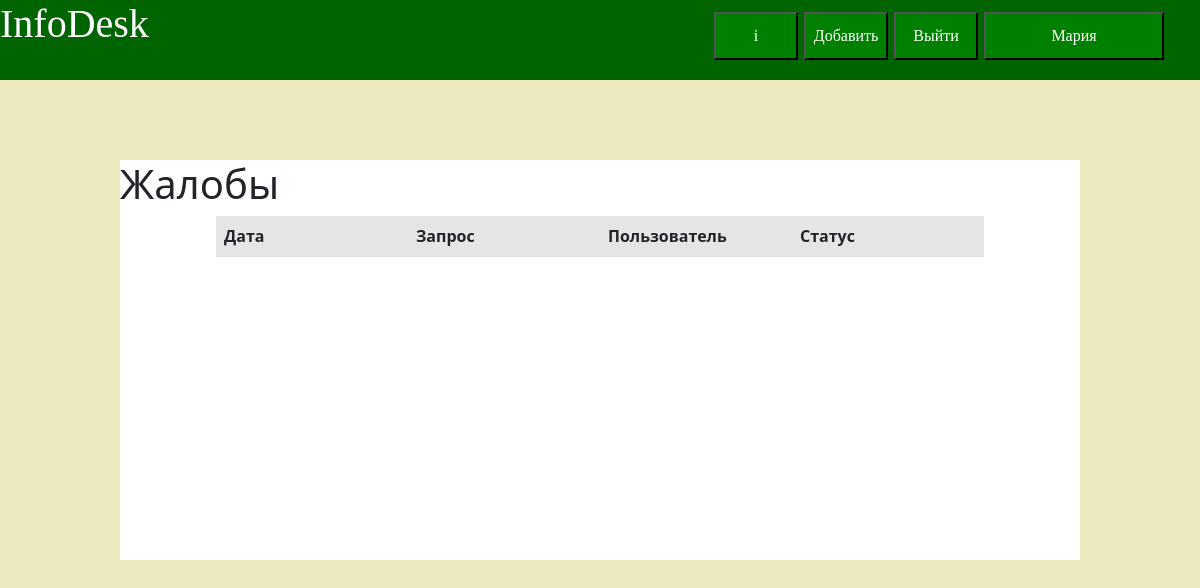
Before: /complaints (signed in) with the older database file.
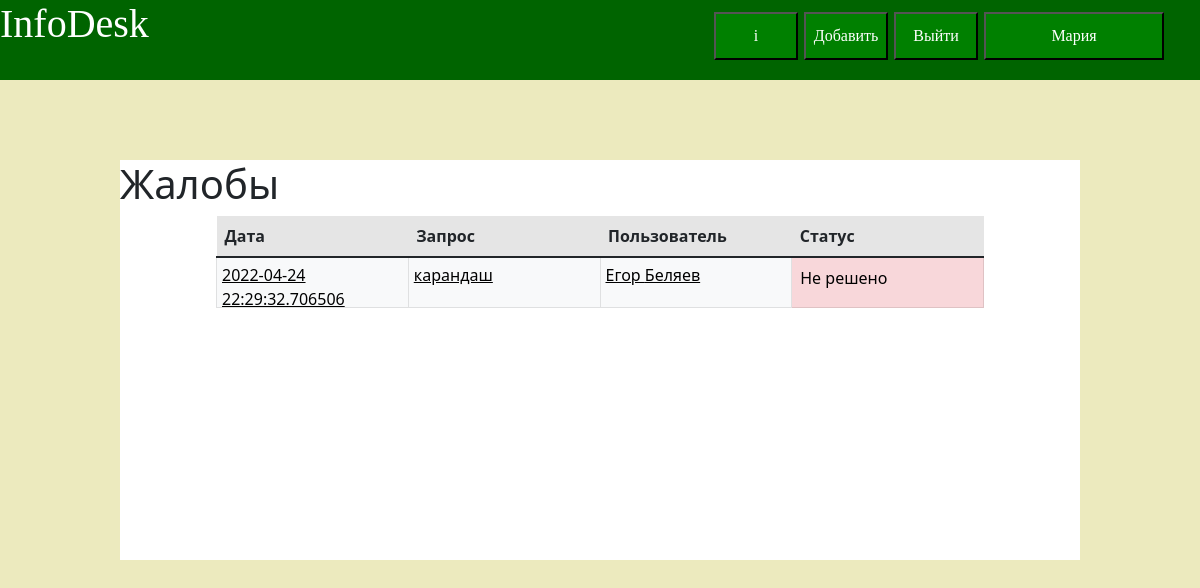
After: the same page with the newer database file.
### data/complaints.py (models this page shows, shortened)
class Complaints(SqlAlchemyBase):
    __tablename__ = 'complaints'
    id = sqlalchemy.Column(sqlalchemy.Integer, primary_key=True, autoincrement=True)
    information_id = sqlalchemy.Column(sqlalchemy.Integer, sqlalchemy.ForeignKey('information.id'), nullable=False)
    user_id = sqlalchemy.Column(sqlalchemy.Integer, sqlalchemy.ForeignKey('users.id'), nullable=False)
    modified_date = sqlalchemy.Column(sqlalchemy.DateTime,
                                      default=datetime.datetime.now)
    text = sqlalchemy.Column(sqlalchemy.String, nullable=False)
    is_reading = sqlalchemy.Column(sqlalchemy.Boolean, default=False)
    information = orm.relation('Information')
    user = orm.relation('User')
    def get_complaints_text(self):
        return self.text
    def get_complaints_information(self):
        return {
            'text': self.get_complaints_text(),
            'user_name': self.user.name,
            'user_surname': self.user.surname,
            'modified_date': self.modified_date,
            'is_reading': self.is_reading,
            'main_word': self.information.get_main_word(),
            'id': self.id
            }

### data/words.py (models this page shows, shortened)
class Word(SqlAlchemyBase):
    __tablename__ = 'words'
    id = sqlalchemy.Column(sqlalchemy.Integer, primary_key=True, autoincrement=True)
    word = sqlalchemy.Column(sqlalchemy.String, nullable=False, unique=True)
    all_information = orm.relation("InformationByWord", back_populates='word')

### data/users.py (models this page shows, shortened)
class User(SqlAlchemyBase, UserMixin, SerializerMixin):
    __tablename__ = 'users'
    id = sqlalchemy.Column(sqlalchemy.Integer,
                           primary_key=True, autoincrement=True)
    surname = sqlalchemy.Column(sqlalchemy.String, nullable=False)
    name = sqlalchemy.Column(sqlalchemy.String, nullable=False)
    points = sqlalchemy.Column(sqlalchemy.Integer, default=0)
    email = sqlalchemy.Column(sqlalchemy.String, unique=True, nullable=False, index=True)
    __hashed_password = sqlalchemy.Column(sqlalchemy.String, nullable=False)
    modified_date = sqlalchemy.Column(sqlalchemy.DateTime,
                                      default=datetime.datetime.now)
    type_of_user = sqlalchemy.Column(sqlalchemy.Integer, default=0)
    information = orm.relation("Information", back_populates='user')
    comments = orm.relation("Comment", back_populates='user')
    queries = orm.relation('OldQueries', back_populates='user')
    tokens = orm.relation('APIToken', back_populates='user')

### main.py (the view)
@app.route('/complaints')
def get_all_complaints():
    current_user = flask_login.current_user
    if not current_user.is_authenticated:
        return redirect('/login')
    db = db_session.create_session()
    if current_user.type_of_user != 2:
        db.close()
        abort(404)
    complaints_information = get_complaints_information(db)
    db.close()
    return render_template('all_complaints.html', complaints=complaints_information)

### data/db_session.py (called while the page is built)
def create_session() -> Session:
    global __factory
    return __factory()

### data/information.py (called while the page is built)
    def get_main_word(self):
        try:
            word = self.all_words[0].word.word
            return word
        except IndexError as e:
            self.is_blocked = True
            logger.log(id=self.id, error=e)
            return

### func/get_complaints.py (called while the page is built)
def get_complaints_information(db):
    res = [i.get_complaints_information() for i in db.query(Complaints).all()]
    res.sort(key=lambda x: x['is_reading'])
    return res

### main.py (called while the page is built)
@login_manager.user_loader
def load_user(user_id):
    db_sess = db_session.create_session()
    return db_sess.query(User).get(user_id)

### templates/all_complaints.html (shortened to what this page needs)
{% extends "headline.html" %}
{% block content %}
<html lang="ru">
<head>
</head>
<body>
<div class="content_block" style="font-display: 'Lobster', cursive; height: 50%;">
    <h1>Жалобы</h1>
    <div style="left: 10%; right: 10%; width: 80%; position: absolute;">
        <table class="table">
          <thead>
            <tr class="table-active">
              <th scope="col">Дата</th>
              <th scope="col">Запрос</th>
                <th scope="col">Пользователь</th>
                <th scope="col">Статус</th>
            </tr>
          </thead>
          <tbody>
        {% for i in complaints %}
         <tr>
                <td class="table-light"><a style="position: absolute;
        left: 0; right: 0;
        top: 0; bottom: 0;
        padding: 5px;
        color: black;" href="complaint/{{ i['id'] }}">{{ i['modified_date'] }}</a></td>
                <td class="table-light"><a style="position: absolute;
        left: 0; right: 0;
        top: 0; bottom: 0;
        padding: 5px;
        color: black;" href="complaint/{{ i['id'] }}">{{ i["main_word"] }}</a></td>
                <td class="table-light"><a style="position: absolute;
        left: 0; right: 0;
        top: 0; bottom: 0;
        padding: 5px;
        color: black;" href="complaint/{{ i['id'] }}">{{ i["user_name"] }} {{ i["user_surname"] }}</a></td>
             {% if not i['is_reading'] %}
             <td class="table-danger">Не решено</td>
        {% else %}
             <td class="table-info">Решено</td>
        {% endif %}
            </tr>
        {% endfor %}
          </tbody>
        </table>
    </div>
</div>
</body>
</html>
{% endblock %}

Changed rows visible on the page:
added Complaints: modified_date "2022-04-24 22:29:32.706506"
now on this page (row unchanged): Word: main_word "карандаш"
added User: user_name "Егор", user_surname "Беляев"
Other visible differences:
new list line: "Не решено"
